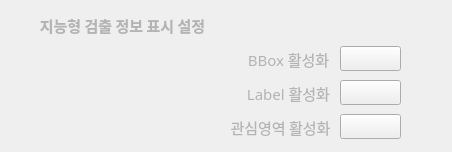
                         <widget class="QWidget" name="widget_13" native="true">
                          <layout class="QVBoxLayout" name="verticalLayout_51">
                           <item>
                            <layout class="QHBoxLayout" name="horizontalLayout_61">
                             <item>
                              <spacer name="horizontalSpacer_51">
                               <property name="orientation">
                                <enum>Qt::Orientation::Horizontal</enum>
                               </property>
                               <property name="sizeType">
                                <enum>QSizePolicy::Policy::Fixed</enum>
                               </property>
                               <property name="sizeHint" stdset="0">
                                <size>
                                 <width>13</width>
                                 <height>20</height>
                                </size>
                               </property>
                              </spacer>
                             </item>
                             <item>
                              <widget class="QLabel" name="setting_detect_info_label">
                               <property name="minimumSize">
                                <size>
                                 <width>197</width>
                                 <height>28</height>
                                </size>
                               </property>
                               <property name="maximumSize">
                                <size>
                                 <width>9999</width>
                                 <height>28</height>
                                </size>
                               </property>
                               <property name="font">
                                <font>
                                 <family>Sans</family>
                                 <pointsize>11</pointsize>
                                 <bold>true</bold>
                                </font>
                               </property>
                               <property name="styleSheet">
                                <string notr="true">color: rgb(179,179,179);
background-color: rgba(255, 255, 255, 0);</string>
                               </property>
                               <property name="text">
                                <string>지능형 검출 정보 표시 설정</string>
                               </property>
                               <property name="alignment">
                                <set>Qt::AlignmentFlag::AlignCenter</set>
                               </property>
                              </widget>
                             </item>
                             <item>
                              <spacer name="horizontalSpacer_32">
                               <property name="orientation">
                                <enum>Qt::Orientation::Horizontal</enum>
                               </property>
                               <property name="sizeHint" stdset="0">
                                <size>
                                 <width>40</width>
                                 <height>20</height>
                                </size>
                               </property>
                              </spacer>
                             </item>
                            </layout>
                           </item>
                           <item>
                            <layout class="QHBoxLayout" name="horizontalLayout_76">
                             <item>
                              <spacer name="horizontalSpacer_34">
                               <property name="orientation">
                                <enum>Qt::Orientation::Horizontal</enum>
                               </property>
                               <property name="sizeType">
                                <enum>QSizePolicy::Policy::Fixed</enum>
                               </property>
                               <property name="sizeHint" stdset="0">
                                <size>
                                 <width>232</width>
                                 <height>20</height>
                                </size>
                               </property>
                              </spacer>
                             </item>
                             <item>
                              <widget class="QLabel" name="setting_detect_bbox_active_label">
                               <property name="minimumSize">
                                <size>
                                 <width>91</width>
                                 <height>28</height>
                                </size>
                               </property>
                               <property name="maximumSize">
                                <size>
                                 <width>91</width>
                                 <height>28</height>
                                </size>
                               </property>
                               <property name="font">
                                <font>
                                 <family>Sans</family>
                                 <pointsize>11</pointsize>
                                </font>
                               </property>
                               <property name="styleSheet">
                                <string notr="true">color: rgb(179,179,179);
background-color: rgba(255, 255, 255, 0);</string>
                               </property>
                               <property name="text">
                                <string>BBox 활성화</string>
                               </property>
                               <property name="alignment">
                                <set>Qt::AlignmentFlag::AlignCenter</set>
                               </property>
                              </widget>
                             </item>
                             <item>
                              <widget class="QPushButton" name="setting_detect_bbox_active_bnt">
                               <property name="minimumSize">
                                <size>
                                 <width>61</width>
                                 <height>25</height>
                                </size>
                               </property>
                               <property name="maximumSize">
                                <size>
                                 <width>61</width>
                                 <height>25</height>
                                </size>
                               </property>
                               <property name="text">
                                <string/>
                               </property>
                               <property name="icon">
                                <iconset resource="../resourece.qrc">
                                 <normaloff>:/ui/ui/images/icon-switch-off.png</normaloff>
                                 <normalon>:/ui/ui/images/icon-switch-on.png</normalon>:/ui/ui/images/icon-switch-off.png</iconset>
                               </property>
                               <property name="iconSize">
                                <size>
                                 <width>55</width>
                                 <height>103</height>
                                </size>
                               </property>
                               <property name="checkable">
                                <bool>true</bool>
                               </property>
                              </widget>
                             </item>
                             <item>
                              <spacer name="horizontalSpacer_35">
                               <property name="orientation">
                                <enum>Qt::Orientation::Horizontal</enum>
                               </property>
                               <property name="sizeHint" stdset="0">
                                <size>
                                 <width>40</width>
                                 <height>20</height>
                                </size>
                               </property>
                              </spacer>
                             </item>
                            </layout>
                           </item>
                           <item>
                            <layout class="QHBoxLayout" name="horizontalLayout_77">
                             <item>
                              <spacer name="horizontalSpacer_107">
                               <property name="orientation">
                                <enum>Qt::Orientation::Horizontal</enum>
                               </property>
                               <property name="sizeType">
                                <enum>QSizePolicy::Policy::Fixed</enum>
                               </property>
                               <property name="sizeHint" stdset="0">
                                <size>
                                 <width>232</width>
                                 <height>20</height>
                                </size>
                               </property>
                              </spacer>
                             </item>
                             <item>
                              <widget class="QLabel" name="setting_detect_label_active_label">
                               <property name="minimumSize">
                                <size>
                                 <width>91</width>
                                 <height>28</height>
                                </size>
                               </property>
                               <property name="maximumSize">
                                <size>
                                 <width>91</width>
                                 <height>28</height>
                                </size>
                               </property>
                               <property name="font">
                                <font>
                                 <family>Sans</family>
                                 <pointsize>11</pointsize>
                                </font>
                               </property>
                               <property name="styleSheet">
                                <string notr="true">color: rgb(179,179,179);
background-color: rgba(255, 255, 255, 0);</string>
                               </property>
                               <property name="text">
                                <string>Label 활성화</string>
                               </property>
                               <property name="alignment">
                                <set>Qt::AlignmentFlag::AlignCenter</set>
                               </property>
                              </widget>
                             </item>
                             <item>
                              <widget class="QPushButton" name="setting_detect_label_active_bnt">
                               <property name="minimumSize">
                                <size>
                                 <width>61</width>
                                 <height>25</height>
                                </size>
                               </property>
                               <property name="maximumSize">
                                <size>
                                 <width>61</width>
                                 <height>25</height>
                                </size>
                               </property>
                               <property name="text">
                                <string/>
                               </property>
                               <property name="icon">
                                <iconset resource="../resourece.qrc">
                                 <normaloff>:/ui/ui/images/icon-switch-off.png</normaloff>
                                 <normalon>:/ui/ui/images/icon-switch-on.png</normalon>:/ui/ui/images/icon-switch-off.png</iconset>
                               </property>
                               <property name="iconSize">
                                <size>
                                 <width>55</width>
                                 <height>103</height>
                                </size>
                               </property>
                               <property name="checkable">
                                <bool>true</bool>
                               </property>
                              </widget>
                             </item>
                             <item>
                              <spacer name="horizontalSpacer_108">
                               <property name="orientation">
                                <enum>Qt::Orientation::Horizontal</enum>
                               </property>
                               <property name="sizeHint" stdset="0">
                                <size>
                                 <width>40</width>
                                 <height>20</height>
                                </size>
                               </property>
                              </spacer>
                             </item>
                            </layout>
                           </item>
                           <item>
                            <layout class="QHBoxLayout" name="horizontalLayout_78">
                             <item>
                              <spacer name="horizontalSpacer_109">
                               <property name="orientation">
                                <enum>Qt::Orientation::Horizontal</enum>
                               </property>
                               <property name="sizeType">
                                <enum>QSizePolicy::Policy::Fixed</enum>
                               </property>
                               <property name="sizeHint" stdset="0">
                                <size>
                                 <width>216</width>
                                 <height>20</height>
                                </size>
                               </property>
                              </spacer>
                             </item>
                             <item>
                              <widget class="QLabel" name="setting_detect_roi_active_label">
                               <property name="minimumSize">
                                <size>
                                 <width>107</width>
                                 <height>28</height>
                                </size>
                               </property>
                               <property name="maximumSize">
                                <size>
                                 <width>117</width>
                                 <height>28</height>
                                </size>
                               </property>
                               <property name="font">
                                <font>
                                 <family>Sans</family>
                                 <pointsize>11</pointsize>
                                </font>
                               </property>
                               <property name="styleSheet">
                                <string notr="true">color: rgb(179,179,179);
background-color: rgba(255, 255, 255, 0);</string>
                               </property>
                               <property name="text">
                                <string>관심영역 활성화</string>
                               </property>
                               <property name="alignment">
                                <set>Qt::AlignmentFlag::AlignCenter</set>
                               </property>
                              </widget>
                             </item>
                             <item>
                              <widget class="QPushButton" name="setting_detect_roi_active_bnt">
                               <property name="minimumSize">
                                <size>
                                 <width>61</width>
                                 <height>25</height>
                                </size>
                               </property>
                               <property name="maximumSize">
                                <size>
                                 <width>61</width>
                                 <height>25</height>
                                </size>
                               </property>
                               <property name="text">
                                <string/>
                               </property>
                               <property name="icon">
                                <iconset resource="../resourece.qrc">
                                 <normaloff>:/ui/ui/images/icon-switch-off.png</normaloff>
                                 <normalon>:/ui/ui/images/icon-switch-on.png</normalon>:/ui/ui/images/icon-switch-off.png</iconset>
                               </property>
                               <property name="iconSize">
                                <size>
                                 <width>55</width>
                                 <height>103</height>
                                </size>
                               </property>
                               <property name="checkable">
                                <bool>true</bool>
                               </property>
                              </widget>
                             </item>
                             <item>
                              <spacer name="horizontalSpacer_110">
                               <property name="orientation">
                                <enum>Qt::Orientation::Horizontal</enum>
                               </property>
                               <property name="sizeHint" stdset="0">
                                <size>
                                 <width>38</width>
                                 <height>25</height>
                                </size>
                               </property>
                              </spacer>
                             </item>
                            </layout>
                           </item>
                          </layout>
                         </widget>
